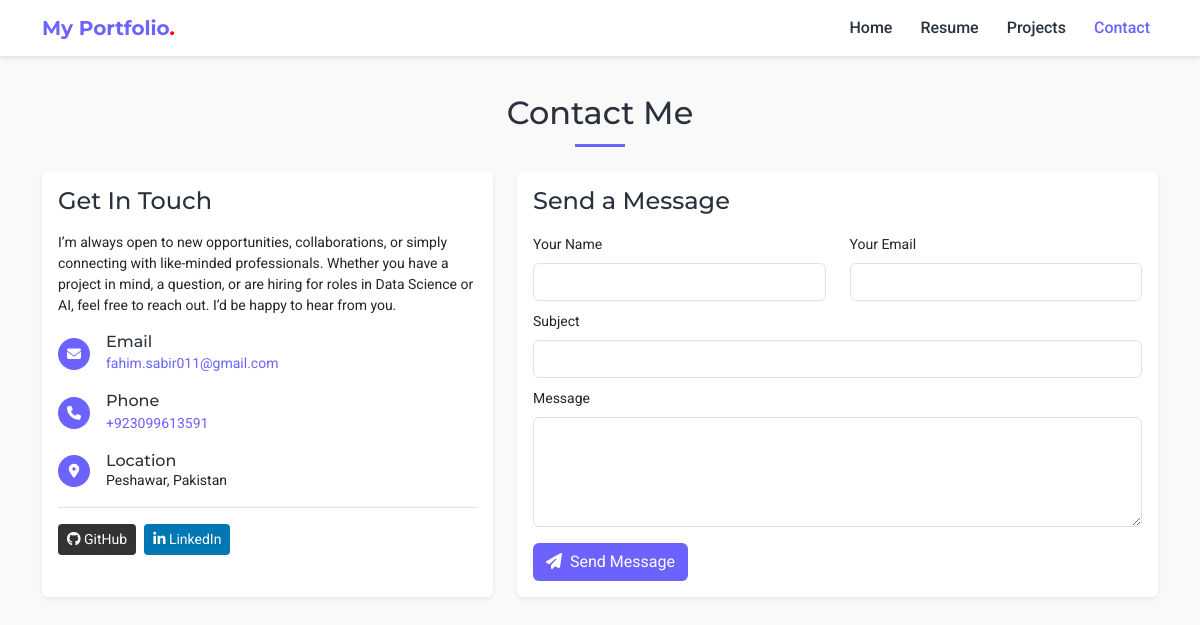
Page /contact/ on the earlier database version.
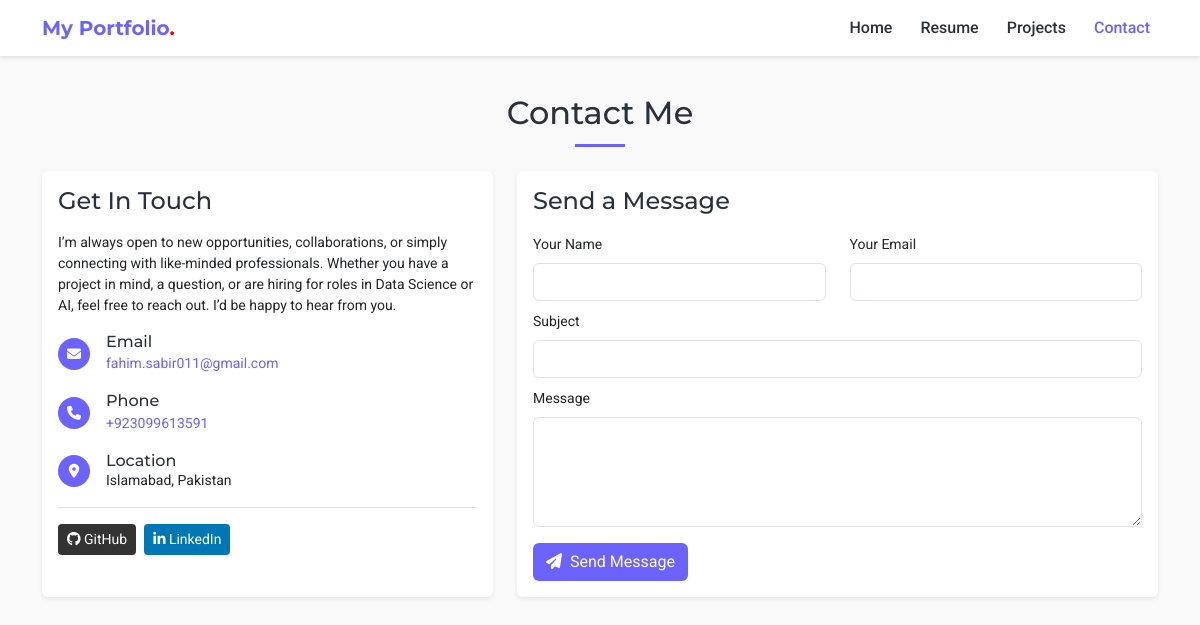
Same page on the later database version.
### portfolio/models.py (models this page shows, shortened)
class SiteConfiguration(models.Model):
    site_name = models.CharField(max_length=100, default='My Portfolio')
    contact_email = models.EmailField(default='your@email.com')
    phone_number = models.CharField(max_length=20, default='+1234567890')
    address = models.CharField(max_length=200, default='City, Country')
    github_url = models.URLField(blank=True)
    linkedin_url = models.URLField(blank=True)
    class Meta:
        verbose_name = "Site Configuration"

### portfolio/views.py (the view, shortened to what this page needs)
# urls.py: path('contact/', views.contact, name='contact'),
def contact(request):
    return render(request, 'contact.html')

### portfolio/context_processors.py (called while the page is built)
def portfolio_context(request):
    return {
        'site_config': SiteConfiguration.objects.first(),
        'user_profile': UserProfile.objects.first()
    }

### templates/contact.html (shortened to what the changed rows need)
{% extends 'base.html' %}
{% block content %}
<section class="py-4">
    <div class="container">
        <h2 class="text-center section-title mb-4">Contact Me</h2>
        <div class="row g-4">
            <div class="col-lg-5 mb-3 mb-lg-0">
                <div class="card border-0 shadow-sm h-100">
                    <div class="card-body p-3">
                        <div class="mt-3">
                            <div class="d-flex mb-3 align-items-center">
                                <div>
                                    <h4 class="h6 mb-0" style="color: #29323c;">Email</h4>
                                    <a href="mailto:{{ site_config.contact_email }}" style="color: #6C63FF; text-decoration: none; font-size: 14px;">{{ site_config.contact_email }}</a>
                                </div>
                            </div>
                            <div class="d-flex mb-3 align-items-center">
                                <div>
                                    <h4 class="h6 mb-0" style="color: #29323c;">Phone</h4>
                                    <a href="tel:{{ site_config.phone_number }}" style="color: #6C63FF; text-decoration: none; font-size: 14px;">{{ site_config.phone_number }}</a>
                                </div>
                            </div>
                            <div class="d-flex mb-3 align-items-center">
                                <div>
                                    <h4 class="h6 mb-0" style="color: #29323c;">Location</h4>
                                    <p class="mb-0 small">{{ site_config.address }}</p>
                                </div>
                            </div>
                        </div>
                    </div>
                </div>
            </div>
        </div>
    </div>
</section>
{% endblock %}

### templates/base.html (shortened to what this page needs)
<!DOCTYPE html>
<html lang="en">
<head>
    {% load static %}
    <link href="https://cdn.jsdelivr.net/npm/bootstrap@5.3.0-alpha1/dist/css/bootstrap.min.css" rel="stylesheet">
    <link rel="stylesheet" href="https://cdnjs.cloudflare.com/ajax/libs/font-awesome/6.2.0/css/all.min.css">
</head>
<body>
    <nav class="navbar navbar-expand-lg navbar-light fixed-top">
        <div class="container">
            <a class="navbar-brand" href="{% url 'home' %}">{{ site_config.site_name }}<span>.</span></a>
            <div class="collapse navbar-collapse" id="navbarNav">
                <ul class="navbar-nav ms-auto">
                    <li class="nav-item">
                        <a class="nav-link {% if request.path == '/' %}active{% endif %}" href="{% url 'home' %}">Home</a>
                    </li>
                    <li class="nav-item">
                        <a class="nav-link {% if 'resume' in request.path %}active{% endif %}" href="{% url 'resume' %}">Resume</a>
                    </li>
                    <li class="nav-item">
                        <a class="nav-link {% if 'projects' in request.path %}active{% endif %}" href="{% url 'projects' %}">Projects</a>
                    </li>
                    <li class="nav-item">
                        <a class="nav-link {% if 'contact' in request.path %}active{% endif %}" href="{% url 'contact' %}">Contact</a>
                    </li>
                </ul>
            </div>
        </div>
    </nav>
    <main style="padding-top: 70px; min-height: calc(100vh - 70px);">
        {% block content %}{% endblock %}
    </main>
</body>
</html>

Differences in the rows shown:
changed SiteConfiguration "My Portfolio": address "Peshawar, Pakistan" → "Islamabad, Pakistan"
